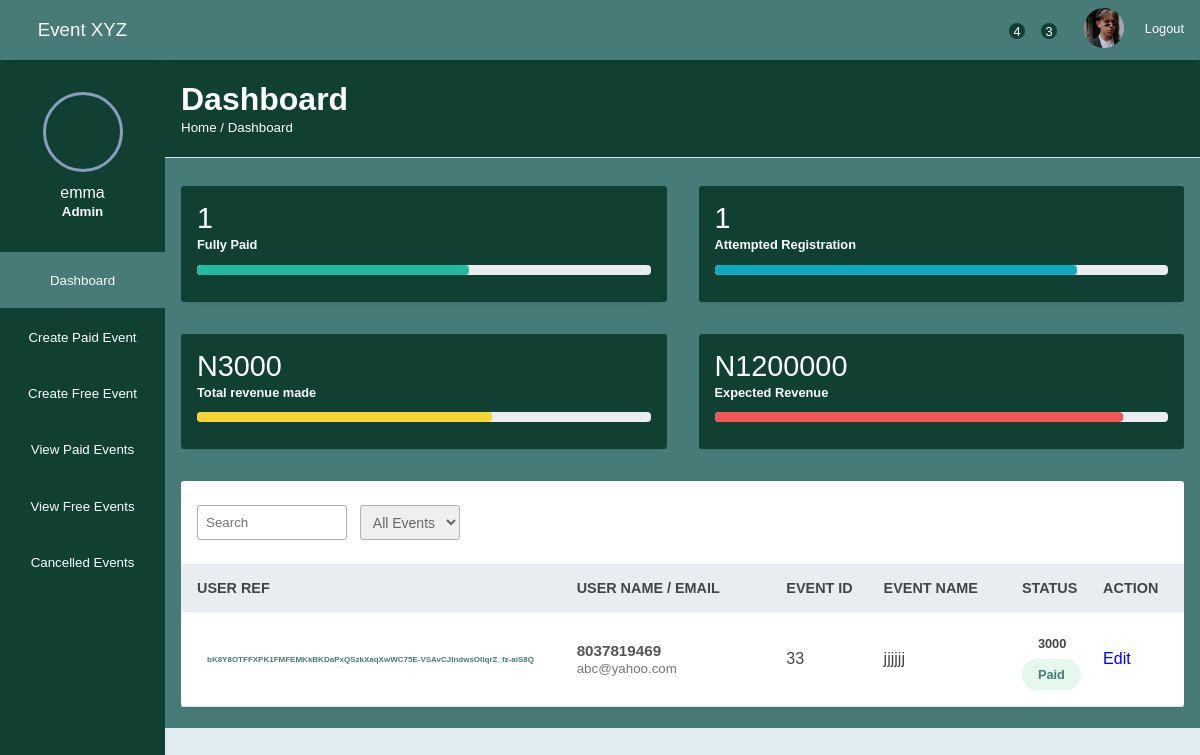
The page /admin-view/admin-candidate/33 (signed in) on the database as committed earlier.
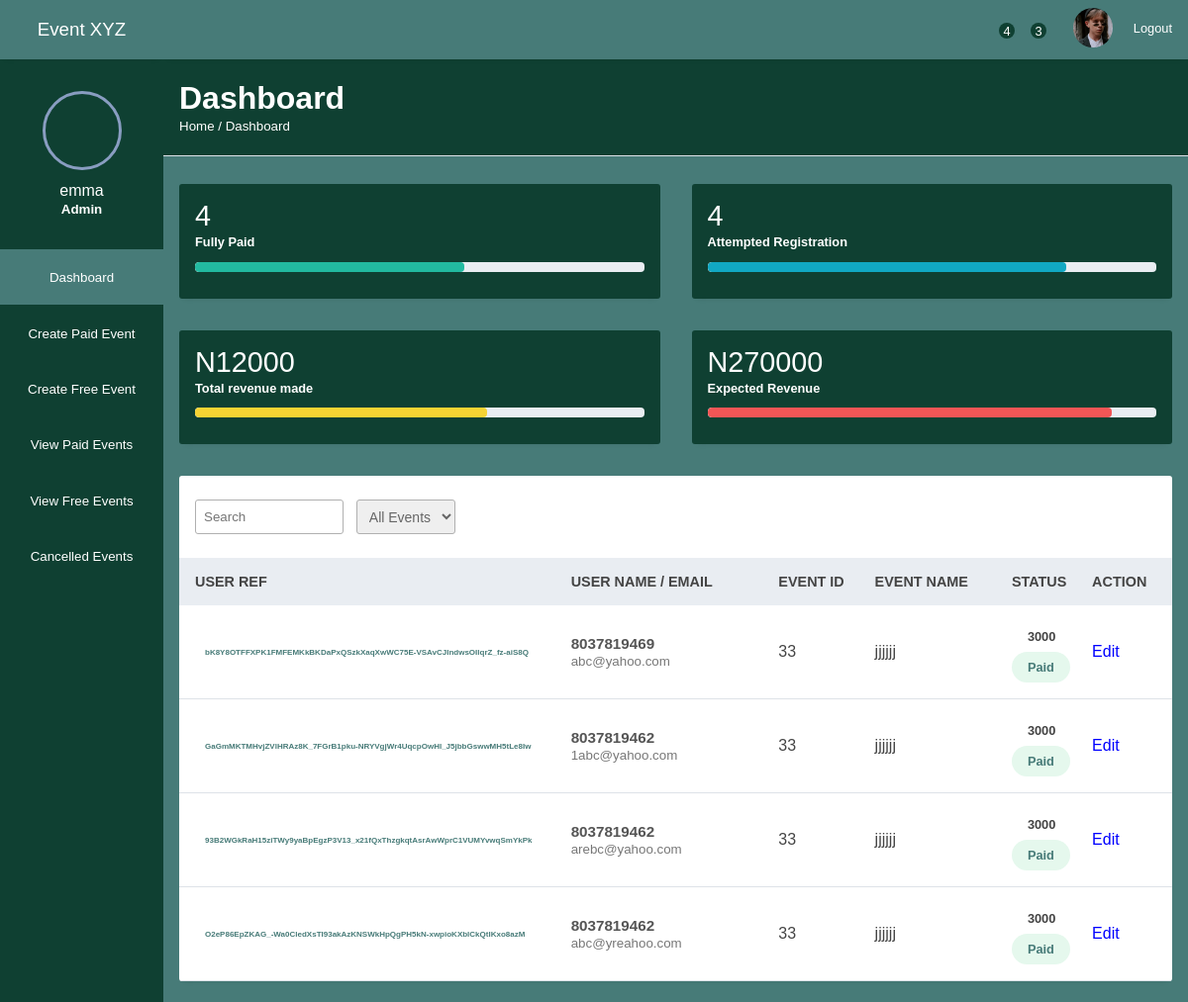
The same page on the database as committed later.
### AdminSection/models.py (models this page shows, shortened)
class Customer(models.Model):
    email = models.CharField(max_length=100)
    phone = models.IntegerField()
    event_id = models.CharField(max_length=100)
    ref = models.CharField(max_length=200,  null=True,)
    verified = models.BooleanField(default=False)
    date_created = models.DateTimeField(auto_now=True)
    amount = models.PositiveIntegerField(null=True, blank=True)
    event_name = models.CharField(max_length=100)
    event_date = models.DateTimeField(null=True, blank=True)
    class Meta:
        ordering = ()

### AdminSection/views.py (the view)
# urls.py: path("admin-candidate/<int:pk>", views.view_details, name="candidate"),
def view_details(request, pk):
    poll=Event.objects.get(pk=pk)
    eventId = poll.id
    a = poll.space_capacity
    b = poll.price
    c = int(a) * int(b)
    paid_candidates = Customer.objects.filter(event_id=eventId, verified=True)
    reg_candidates = Customer.objects.filter(event_id=eventId)
    booking = Customer.objects.filter(event_id=eventId)
    total_it = Customer.objects.filter(event_id=eventId, verified=True).aggregate(Sum("amount"))['amount__sum']
    context={
        'paid_candidate_count': paid_candidates.count(),
        'reg_candidate_count': reg_candidates.count(),
        'candidate': booking,
        'total_it': total_it,
        'c': c
    }
    return render(request, "admin.html", context)

### AdminSection/templates/admin.html (shortened to what this page needs)
{%extends 'base.html' %}
{%block details%}
{% if user.is_superuser %}
<div class="analytics">
    <div class="card">
        <div class="card-head">
            <h2>{{paid_candidate_count}}</h2>
        </div>
        <div class="card-progress">
            <small>Fully Paid</small>
            <div class="card-indicator">
                <div class="indicator one" style="width: 60%"></div>
            </div>
        </div>
    </div>
    <div class="card">
        <div class="card-head">
            <h2>{{reg_candidate_count}}</h2>
        </div>
        <div class="card-progress">
            <small>Attempted Registration</small>
            <div class="card-indicator">
                <div class="indicator two" style="width: 80%"></div>
            </div>
        </div>
    </div>
    {%if total_it%}
    <div class="card">
        <div class="card-head">
            <h2>N{{total_it}}</h2>
        </div>
        <div class="card-progress">
            <small>Total revenue made</small>
            <div class="card-indicator">
                <div class="indicator three" style="width: 65%"></div>
            </div>
        </div>
    </div>
    {%endif%}
    {%if c%}
    <div class="card">
        <div class="card-head">
            <h2>N{{c}}</h2>
        </div>
        <div class="card-progress">
            <small>Expected Revenue</small>
            <div class="card-indicator">
                <div class="indicator four" style="width: 90%"></div>
            </div>
        </div>
    </div>
    {%endif%}
</div>
{% endif %}
{%endblock%}
{% block content%}
{% if user.is_superuser %}
<div class="record-header">
    <div class="browse">
       <input type="search" placeholder="Search" class="record-search">
        <select name="" id="">
            <option value="">All Events</option>
        </select>
    </div>
</div>
<div>
    <table width="100%">
        <thead>
            <tr>
                <th>USER REF</th>
                <th> USER NAME / EMAIL</th>
                <th> EVENT ID</th>
                <th> EVENT NAME</th>
                <th> STATUS</th>
                <th> ACTION</th>
            </tr>
        </thead>
        <tbody>
            {% for candidates in candidate %}
            <tr>
                <td style="font-size: 8px; max-width: 270px;" >
                    <div style="padding: 10px;" >
                        {{candidates.ref}}
                    </div>
                </td>
                <td>
                    <div class="client">
                        <div class="client-info" style="max-width: 10px;">
                            <h4>    {{candidates.phone}} </h4>
                            <small> {{candidates.email}} </small>
                        </div>
                    </div>
                </td>
                <td>
                    {{candidates.event_id}}
                </td>
                <td>
                    {{candidates.event_name}}
                </td>
                <td>
                    {%if candidates.verified%}
                    <div class="client-info" style="max-width: 10px;">
                        <h3>{{candidates.amount}}</h3>
                        <span class="paid">Paid</span>
                    </div>
                    {%else%}
                    <div class="client-info" style="max-width: 10px;">
                        <h3>{{candidates.amount}}</h3>
                        <span class="not-paid">Failled</span>
                    </div>
                    {%endif%}
                </td>
                <td>
                    <div class="">
                        <span class="las la-edit" style="color: blue;">Edit</span>
                    </div>
                </td>
            </tr>
            {%endfor%}
        </tbody>
    </table>
</div>
{%else%}
    <div style="color:red;"> You are not an admin. </div>
{% endif %}
</div>
{%endblock%}

Rows that differ between the two databases and show on the page:
added Customer: ref "GaGmMKTMHvjZVlHRAz8K_7FGrB1pku-NRYVgjWr4UqcpOwHl_J5jbbGswwMH5tLe8Iw", phone "8037819462", email "1abc@yahoo.com", event_id "33", event_name "jjjjjj", amount "3000"
added Customer: ref "93B2WGkRaH15ziTWy9yaBpEgzP3V13_x21fQxThzgkqtAsrAwWprC1VUMYvwqSmYkPk", phone "8037819462", email "arebc@yahoo.com", event_id "33", event_name "jjjjjj", amount "3000"
added Customer: ref "O2eP86EpZKAG_-Wa0CledXsTI93akAzKNSWkHpQgPH5kN-xwpioKXblCkQtlKxo8azM", phone "8037819462", email "abc@yreahoo.com", event_id "33", event_name "jjjjjj", amount "3000"
Other text that changed with them:
{{ paid_candidate_count }}: "1" → "4"
{{ reg_candidate_count }}: "1" → "4"
{{ total_it }}: "3000" → "12000"
{{ c }}: "1200000" → "270000"
